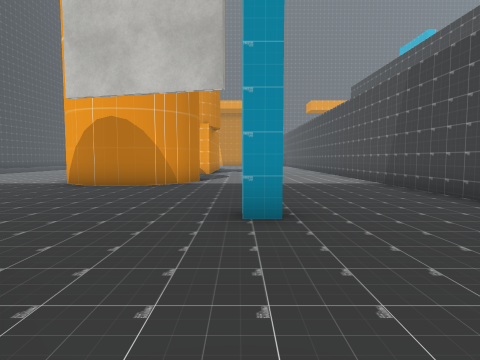
[1] (above)

23 first-person views from a walk through a Unity game level. The camera is 1.4 m above the floor, tilts 4° down and sees 75° across. The floor is counted in squares, 2 m on a side. Each view is taken from the middle of a square. On the plan, view 1 faces up. The plan holds only what a view shows up to about 10 squares ahead; the rest is blank. The place goes on beyond the plan. The player is left out. Some surface patterns are stand-ins.

[2]
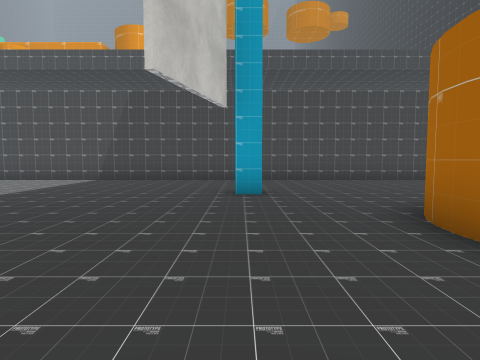

[3]
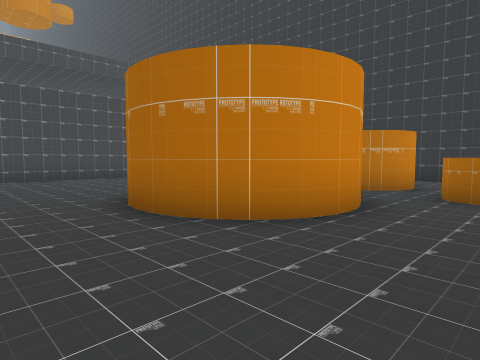

[4]
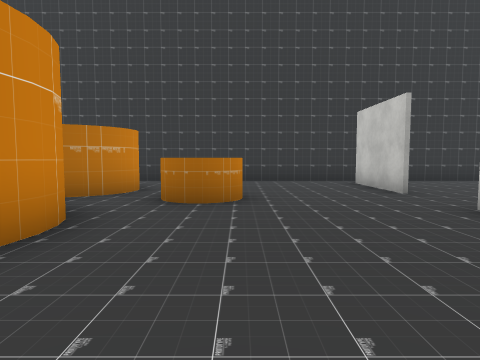

[5]
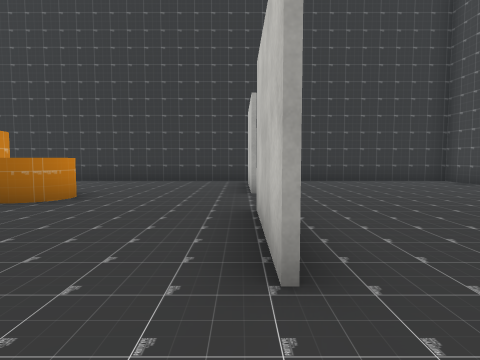

[6]
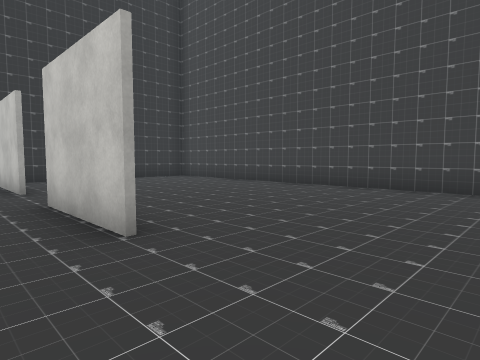

[7]
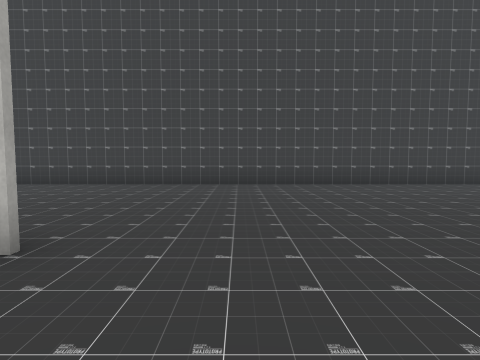

[8]
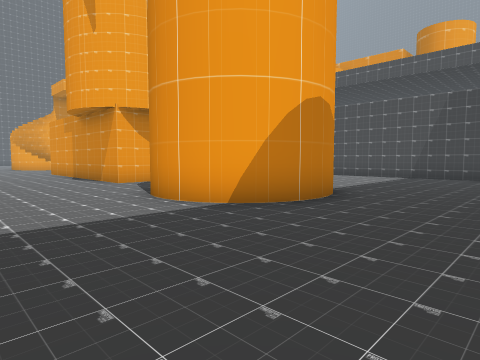

[9]
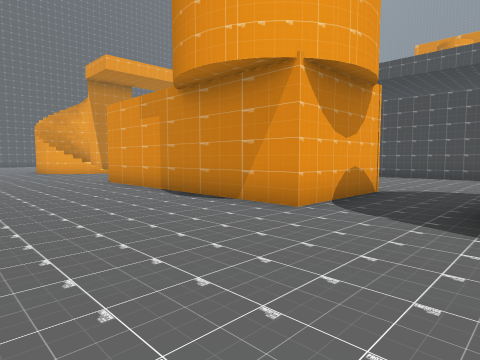

[10]
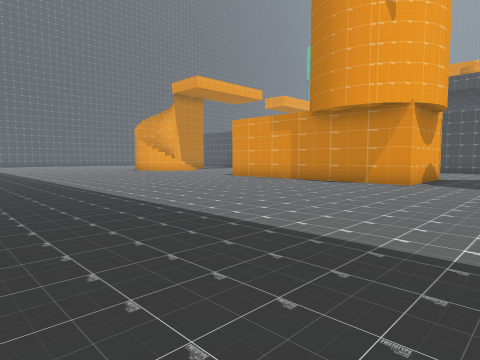

[11]
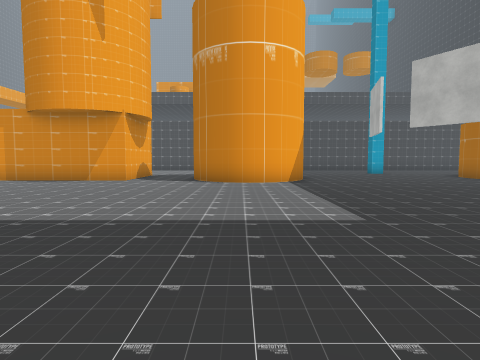

[12]
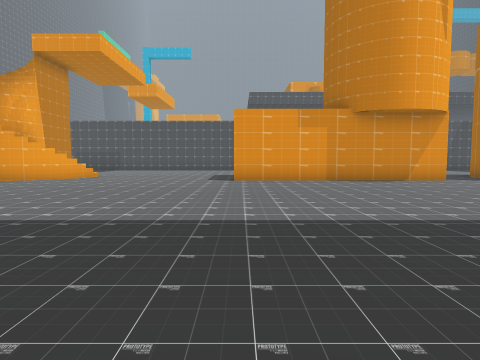

[13]
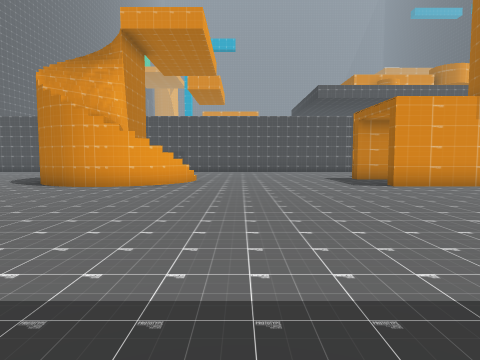

[14]
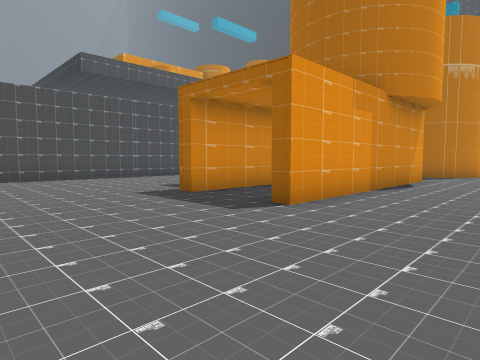

[15]
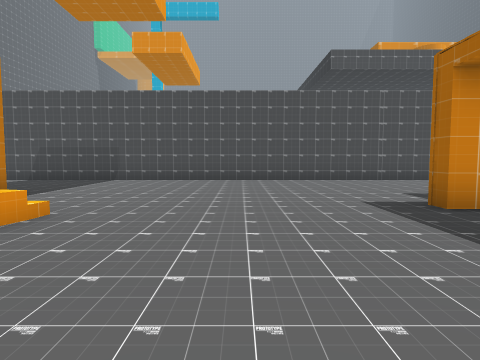

[16]
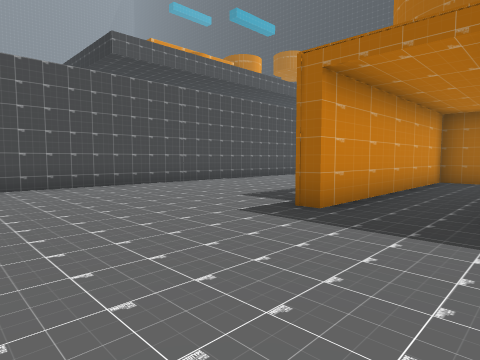

[17]
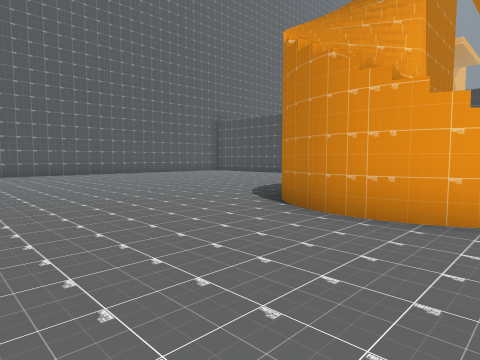

[18]
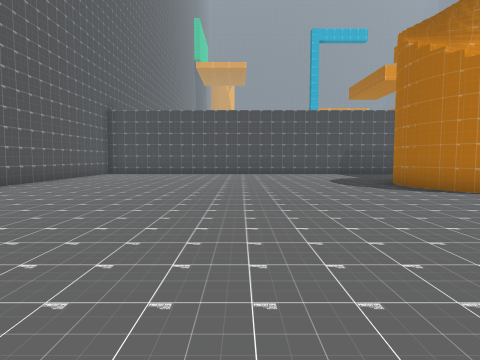

[19]
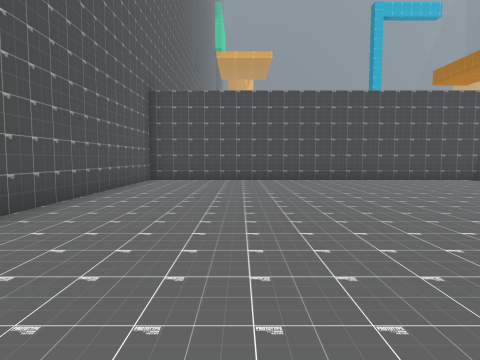

[20]
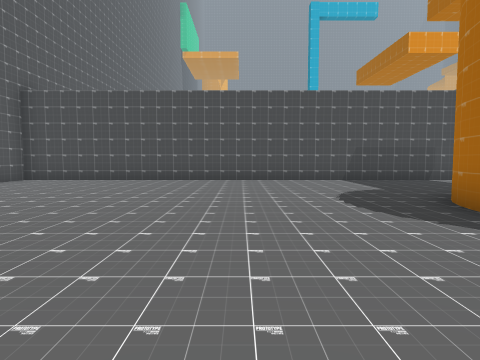

[21]
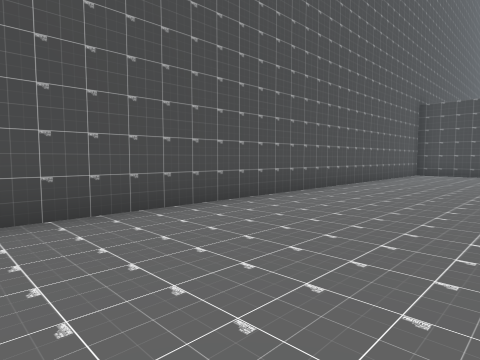

[22]
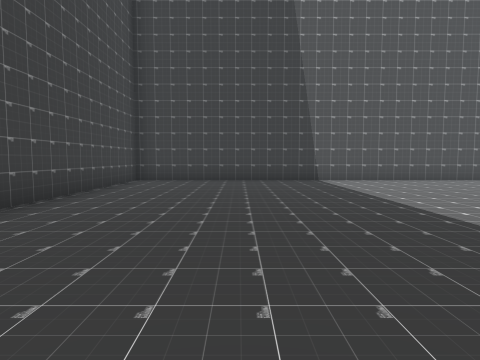

[23]
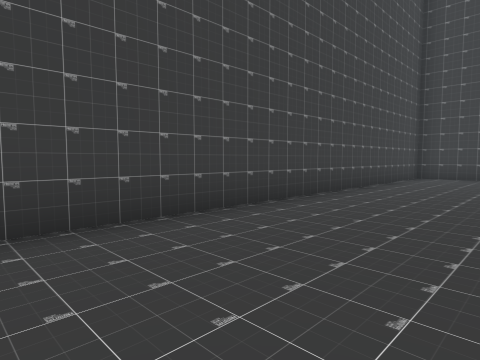

### Floor plan
Points are (right, up) in squares from view 1. A wall is a line through its corners. A room is listed if a view was taken in it or the views show most of it. See-through windows are left out.
Room 1 (views 1, 2, 3, 4, 5, 6, 7, 8, 9, 10, 11, 12, 13, 14, 15, 16, 17, 18, 19, 20, 21, 22, 23)
walls: (-2.8, 13.6) (-1.7, 13.6) (-1.7, 20.2) (-1.2, 20.2); (-1.2, 13.6) (-4.2, 13.6) (-4.2, 20.2) (-3.8, 20.2); (-5, 10.3) (-4.8, 10.8); (-1.2, 9.8) (-1.3, 9.3); (-4.3, 8.1) (-4.9, 8.8) (-5.1, 9.4); (-4.1, 8.1) (-4.7, 8.5); (-1.3, 9.4) (-1.5, 8.8) (-1.9, 8.3) (-2.6, 7.9) (-3.4, 7.8) (-4.5, 8.2) (-5.1, 9.2) (-5.2, 9.9) (-4.9, 10.6) (-4.6, 11); (-1.8, 8.4) (-2.3, 8.1) (-3, 7.8) (-3.8, 7.9) (-4.6, 8.3); (3.9, 16.9) (3.9, 39.9) (-16.3, 39.9) (-16.3, 28.4); (-2.2, 27.6) (-2.6, 27.9); (-2.2, 27.7) (-2.6, 28.2); (-2.2, 27.7) (-2.5, 28.4); (-4.2, 28.6) (-4, 29); (-16.3, 9.4) (-16.3, -3); (-4, 28.9) (-3.7, 29.3); (-3.2, 29.6) (-2.8, 29.8); (0.5, 3.6) (0, 3.6) (0, 4.1); (-3.4, 2) (-2.6, 2) (-2, 1.6); (-10.2, 1.4) (-10.2, -1.2); (-4.9, 1.2) (-4.1, 1.8) (-3.2, 2.1) (-2.4, 1.9); (-4.9, 1) (-4.5, 1.6); (-5.2, 0) (-5.1, 0.7) (-4.6, 1.5); (-5.1, -0.3) (-5.2, 0.3); (-5, -0.7) (-5.2, 0.1) (-4.8, 1.4) (-3.8, 2) (-3, 2); (-10.2, -3.1) (-10.2, -5.8); (3.9, -2) (3.9, 13.2); (-16.3, -5.1) (-16.3, -6.6) (-3, -6.6)
low walls: (-2.1, 27.6) (-2.5, 28); (-2.1, 27.6) (-2.1, 28.5); (-2.1, 27.6) (-2.6, 27.9); (-2, 27.7) (-1.4, 28.5); (-2, 27.8) (-1.7, 28.5); (-2.2, 27.9) (-2.3, 28.4); (-1.9, 27.9) (-1.5, 28.2); (-3.5, 28.6) (-4, 28.9)

Positions as (right, up) in squares from view 1, and headings:
1: (0, 0), facing up
2: (-6, 4), facing right
3: (-7, 4), facing down-right
4: (-7, 3), facing down
5: (-10, 3), facing down
6: (-9, 4), facing down-left
7: (-8, 3), facing left
8: (-8, 5), facing up-right
9: (-8, 11), facing up-right
10: (-13, 11), facing up-right
11: (-14, 10), facing right
12: (-14, 20), facing right
13: (-12, 24), facing right
14: (-7, 24), facing down-right
15: (-6, 23), facing right
16: (-4, 24), facing down-right
17: (-8, 26), facing up-right
18: (-10, 34), facing right
19: (-6, 37), facing right
20: (-6, 33), facing right
21: (-10, 36), facing up-right
22: (-13, 30), facing up
23: (-13, 28), facing up-left
